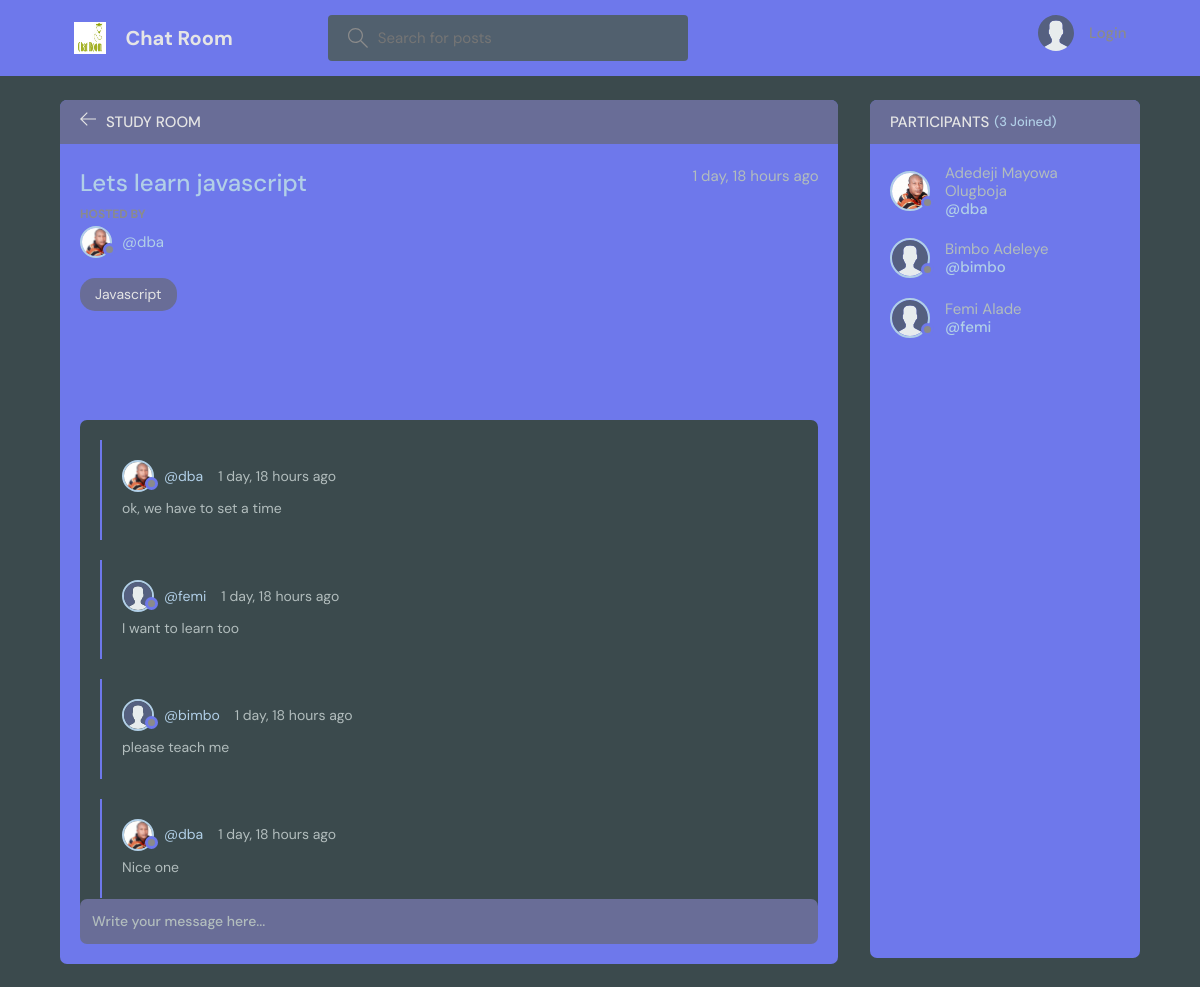
The page /room/1/ on the database its author committed.
### chat/models.py (models this page shows, shortened)
class Room(models.Model):
    host = models.ForeignKey(User, on_delete=models.SET_NULL, null=True)
    topic = models.ForeignKey(Topic, on_delete=models.SET_NULL, null=True)
    name = models.CharField(max_length=200)
    description = models.TextField(null=True, blank=True)
    participants = models.ManyToManyField(User, related_name='participants', blank=True)
    updated = models.DateTimeField(auto_now=True)
    created = models.DateTimeField(auto_now_add=True)
    class Meta:
        ordering = ['-updated', '-created']

class User(AbstractUser):
    name = models.CharField(max_length=200, null=True)
    email = models.EmailField(unique=True, null=True)
    bio = models.TextField(null=True)
    avatar = models.ImageField(null=True, default="avatar.svg")
    USERNAME_FIELD = 'email'
    REQUIRED_FIELDS = []

class Topic(models.Model):
    name = models.CharField(max_length=200)
    def __str__(self):
        return self.name

class Message(models.Model):
    user = models.ForeignKey(User, on_delete=models.CASCADE)
    room = models.ForeignKey(Room, on_delete=models.CASCADE)
    body = models.TextField()
    updated = models.DateTimeField(auto_now=True)
    created = models.DateTimeField(auto_now_add=True)
    class Meta:
        ordering = ['-updated', '-created']

### chat/views.py (the view, shortened to what this page needs)
# urls.py: path('room/<str:pk>/', views.room, name="room"),
def room(request, pk):
    room = Room.objects.get(id=pk)
    room_messages = room.message_set.all()
    participants = room.participants.all()
    context = {'room': room, 'room_messages': room_messages,
               'participants': participants}
    return render(request, 'chat/room.html', context)

### chat/templates/chat/room.html (shortened to what this page needs)
{% extends 'main.html' %}
{% block content %}
<main class="profile-page layout layout--2">
  <div class="container">
    <div class="room">
      <div class="room__top">
        <div class="room__topLeft">
          <a href="{% url 'home' %}">
            <svg version="1.1" xmlns="http://www.w3.org/2000/svg" width="32" height="32" viewBox="0 0 32 32">
              <title>arrow-left</title>
              <path
                d="M13.723 2.286l-13.723 13.714 13.719 13.714 1.616-1.611-10.96-10.96h27.625v-2.286h-27.625l10.965-10.965-1.616-1.607z">
              </path>
            </svg>
          </a>
          <h3>Study Room</h3>
        </div>
      </div>
      <div class="room__box scroll">
        <div class="room__header scroll">
          <div class="room__info">
            <h3>{{room.name}}</h3>
            <span>{{room.created|timesince}} ago</span>
          </div>
          <div class="room__hosted">
            <p>Hosted By</p>
            <a href="{% url 'user-profile' room.host.id %}" class="room__author">
              <div class="avatar avatar--small">
                <img src="{{room.host.avatar.url}}" />
              </div>
              <span>@{{room.host.username}}</span>
            </a>
          </div>
          <span class="room__topics">{{room.topic}}</span>
        </div>
        <div class="room__conversation">
          <div class="threads scroll">
            {% for message in room_messages %}
            <div class="thread">
              <div class="thread__top">
                <div class="thread__author">
                  <a href="{% url 'user-profile' message.user.id %}" class="thread__authorInfo">
                    <div class="avatar avatar--small">
                      <img src="{{message.user.avatar.url}}" />
                    </div>
                    <span>@{{message.user.username}}</span>
                  </a>
                  <span class="thread__date">{{message.created|timesince}} ago</span>
                </div>
              </div>
              <div class="thread__details">
                {{message.body}}
              </div>
            </div>
            {% endfor %}
          </div>
        </div>
      </div>
      <div class="room__message">
        <form action="" method="POST">
          <input name="body" placeholder="Write your message here..." />
        </form>
      </div>
    </div>
    <div class="participants">
      <h3 class="participants__top">Participants <span>({{participants.count}} Joined)</span></h3>
      <div class="participants__list scroll">
        {% for user in participants %}
        <a href="{%  url 'user-profile' user.id %}" class="participant">
          <div class="avatar avatar--medium">
            <img src="{{user.avatar.url}}" />
          </div>
          <p>
            {{user.name}}
            <span>@{{user.username}}</span>
          </p>
        </a>
        {% endfor %}
      </div>
    </div>
  </div>
</main>
{% endblock content %}

### rows shown on the page
Room: name "Lets learn javascript", created "1 day, 18 hours", host.avatar (picture), host.username "dba", topic "Javascript"
Message: user.avatar (picture), user.username "dba", created "1 day, 18 hours", body "ok, we have to set a time"
Message: user.avatar (placeholder picture), user.username "femi", created "1 day, 18 hours", body "I want to learn too"
Message: user.avatar (placeholder picture), user.username "bimbo", created "1 day, 18 hours", body "please teach me"
Message: user.avatar (picture), user.username "dba", created "1 day, 18 hours", body "Nice one"
User: avatar (picture), name "Adedeji Mayowa Olugboja", username "dba"
User: avatar (placeholder picture), name "Bimbo Adeleye", username "bimbo"
User: avatar (placeholder picture), name "Femi Alade", username "femi"

### other values the page prints
{{ participants.count }} "3"
